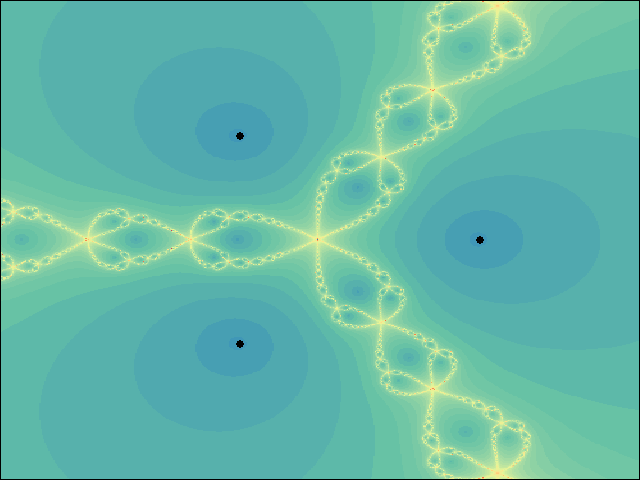

Write gnuplot code to recreate this figure.
set terminal png
set output '2.png'
reset session
unset key 
unset colorbox
unset tics
set lmargin 0
set rmargin 0
set tmargin 0
set bmargin 0
#set palette model RGB defined (0 "light-green",1 "dark-green", 2 "dark-green")
set palette negative defined ( \
    0 '#D53E4F',\
    1 '#F46D43',\
    2 '#FDAE61',\
    3 '#FEE08B',\
    4 '#E6F598',\
    5 '#ABDDA4',\
    6 '#66C2A5',\
    7 '#3288BD' )
set object circle at 1,0 radius .02 fillcolor rgb 'black' fillstyle solid front
set object circle at -.5,.8660 radius .02 fillcolor rgb 'black' fillstyle solid front
set object circle at -.5,-.8660 radius .02 fillcolor rgb 'black' fillstyle solid front
plot 'output.dat' using 1:2:5 palette